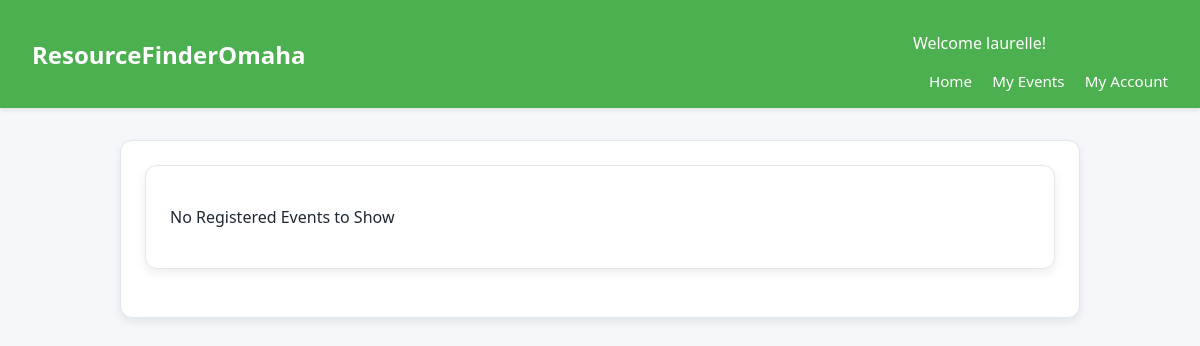
The app's page /myevents/ (signed in), older data.
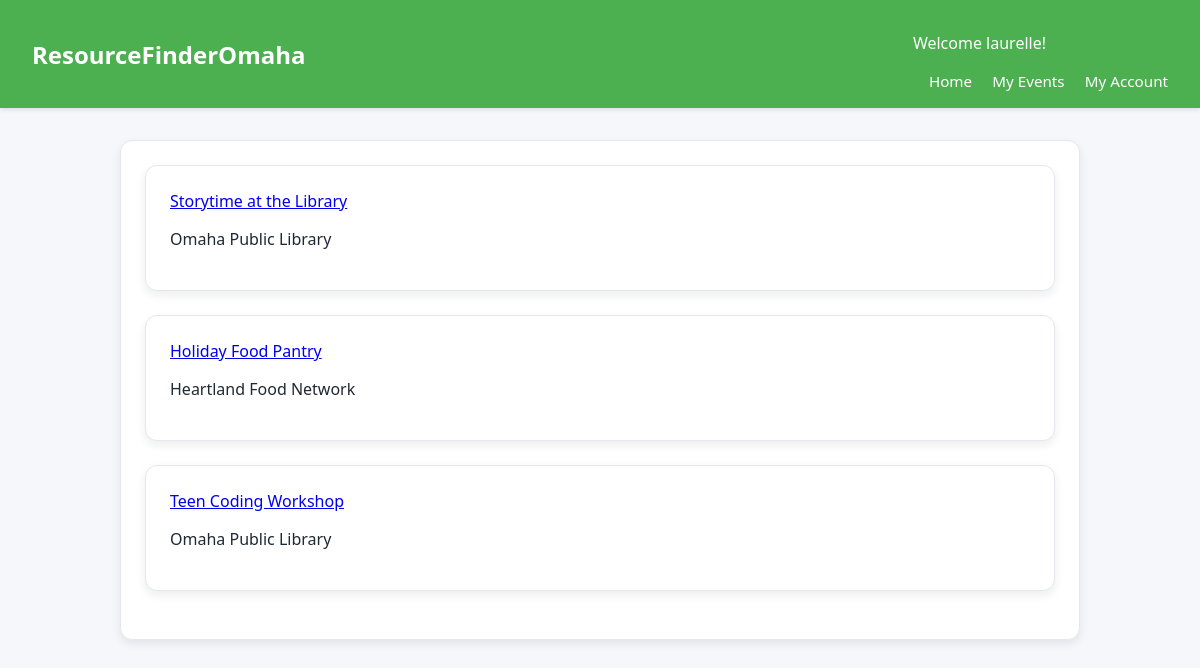
The same page, newer data.
### events/models.py (models this page shows, shortened)
class TimeStamped(models.Model):
    created_at = models.DateTimeField(auto_now_add=True)
    updated_at = models.DateTimeField(auto_now=True)
    class Meta:
        abstract = True

class Event(TimeStamped):
    org = models.ForeignKey(Organization, on_delete=models.CASCADE, related_name="events")
    title = models.CharField(max_length=200)
    description = models.TextField(blank=True)
    start_at = models.DateTimeField()
    end_at = models.DateTimeField(null=True, blank=True)
    location = models.ForeignKey(Location, on_delete=models.PROTECT, related_name="events")
    is_free = models.BooleanField(default=True)
    url = models.URLField(blank=True)
    capacity = models.PositiveIntegerField(null=True, blank=True)
    categories = models.ManyToManyField(Category, related_name="events", blank=True)
    is_published = models.BooleanField(default=True)
    class Meta:
        indexes = [
            models.Index(fields=["start_at"]),
            models.Index(fields=["is_published"]),
        ]
        ordering = ["start_at"]

class Organization(TimeStamped):
    org = models.OneToOneField(User, on_delete=models.CASCADE) # link extra info to user
    name = models.CharField(max_length=150, unique=True)
    description = models.TextField(blank=True)
    website = models.URLField(blank=True)
    email = models.EmailField(blank=True)
    phone = models.CharField(max_length=30, blank=True)
    is_verified = models.BooleanField(default=False)

### events/views.py (the view)
# urls.py: path('myevents/', event_views.myevents, name='myevents'),
def myevents(request):
    user = request.user
    regs = Registration.objects.filter(user=user, status='registered')
    events = [r.event for r in regs]
    is_org = request.user.groups.filter(name='Organizations').exists()
    context = {
         "events" : events,
         "is_org" : is_org
    }
    return render(request, 'myevents.html', context)

### events/templates/myevents.html (shortened to what this page needs)
{% extends "base.html" %}
{% block content %}
<div class="search-card">
    {% if events %}
    {% for event in events %}
        {% if is_org %}
            <div class="search-card">
                <a href="{% url 'viewEvent' event.id %}">{{event.title}}</a>
                <p class="hello-name">{{event.org.name}}</p>
            </div>
        {% else %}
            <div>
                <a href="{% url 'eventDetail' event.id %}">{{event.title}}</a>
                <p>{{event.org.name}}</p>
            </div>
        {% endif %}
    {% endfor %}
    {% else %}
        <div class="search-card"><p>No Registered Events to Show</p></div>
    {% endif %}
</div>
{% endblock %}

Row changes from the older to the newer data that the page shows:
now on this page (row edited): Event: title "Storytime at the Library", org.name "Omaha Public Library"
now on this page (row edited): Event: title "Holiday Food Pantry", org.name "Heartland Food Network"
added Event: title "Teen Coding Workshop", org.name "Omaha Public Library"
Text that changed along with them:
text no longer shown: "No Registered Events to Show"
